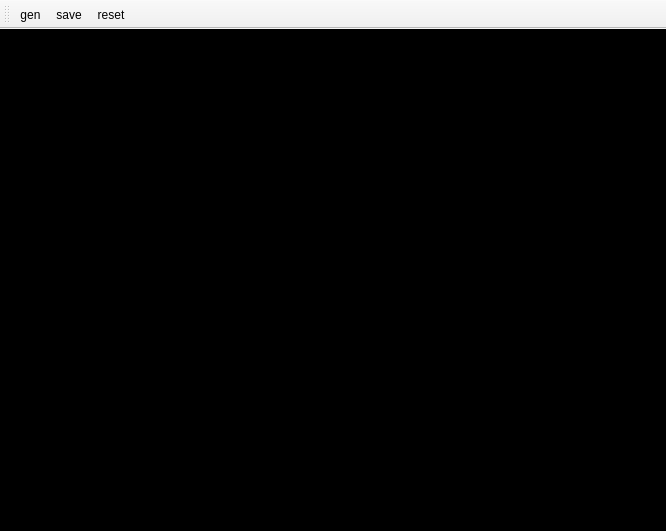
<?xml version="1.0" encoding="UTF-8"?>
<ui version="4.0">
 <class>MainWindow</class>
 <widget class="QMainWindow" name="MainWindow">
  <property name="geometry">
   <rect>
    <x>0</x>
    <y>0</y>
    <width>666</width>
    <height>531</height>
   </rect>
  </property>
  <property name="sizePolicy">
   <sizepolicy hsizetype="Fixed" vsizetype="Fixed">
    <horstretch>0</horstretch>
    <verstretch>0</verstretch>
   </sizepolicy>
  </property>
  <property name="windowTitle">
   <string>DevArtGen 1.0</string>
  </property>
  <widget class="QWidget" name="centralWidget">
   <property name="styleSheet">
    <string notr="true">#centralWidget {
	background-color: black;
}</string>
   </property>
   <layout class="QVBoxLayout" name="verticalLayout">
    <property name="spacing">
     <number>0</number>
    </property>
    <item>
     <spacer name="verticalSpacer">
      <property name="orientation">
       <enum>Qt::Vertical</enum>
      </property>
      <property name="sizeHint" stdset="0">
       <size>
        <width>0</width>
        <height>0</height>
       </size>
      </property>
     </spacer>
    </item>
    <item>
     <layout class="QHBoxLayout" name="horizontalLayout">
      <property name="spacing">
       <number>0</number>
      </property>
      <item>
       <spacer name="horizontalSpacer">
        <property name="orientation">
         <enum>Qt::Horizontal</enum>
        </property>
        <property name="sizeHint" stdset="0">
         <size>
          <width>0</width>
          <height>0</height>
         </size>
        </property>
       </spacer>
      </item>
      <item>
       <widget class="QLabel" name="result">
        <property name="sizePolicy">
         <sizepolicy hsizetype="Minimum" vsizetype="Fixed">
          <horstretch>0</horstretch>
          <verstretch>0</verstretch>
         </sizepolicy>
        </property>
        <property name="minimumSize">
         <size>
          <width>640</width>
          <height>480</height>
         </size>
        </property>
        <property name="maximumSize">
         <size>
          <width>640</width>
          <height>480</height>
         </size>
        </property>
        <property name="acceptDrops">
         <bool>true</bool>
        </property>
        <property name="text">
         <string/>
        </property>
        <property name="alignment">
         <set>Qt::AlignCenter</set>
        </property>
       </widget>
      </item>
      <item>
       <spacer name="horizontalSpacer_2">
        <property name="orientation">
         <enum>Qt::Horizontal</enum>
        </property>
        <property name="sizeHint" stdset="0">
         <size>
          <width>0</width>
          <height>0</height>
         </size>
        </property>
       </spacer>
      </item>
     </layout>
    </item>
    <item>
     <spacer name="verticalSpacer_2">
      <property name="orientation">
       <enum>Qt::Vertical</enum>
      </property>
      <property name="sizeHint" stdset="0">
       <size>
        <width>0</width>
        <height>0</height>
       </size>
      </property>
     </spacer>
    </item>
   </layout>
  </widget>
  <widget class="QToolBar" name="mainToolBar">
   <attribute name="toolBarArea">
    <enum>TopToolBarArea</enum>
   </attribute>
   <attribute name="toolBarBreak">
    <bool>false</bool>
   </attribute>
   <addaction name="actionGen"/>
   <addaction name="actionSave"/>
   <addaction name="actionReset"/>
  </widget>
  <action name="actionGen">
   <property name="text">
    <string>gen</string>
   </property>
  </action>
  <action name="actionSave">
   <property name="text">
    <string>save</string>
   </property>
  </action>
  <action name="actionReset">
   <property name="text">
    <string>reset</string>
   </property>
  </action>
 </widget>
 <layoutdefault spacing="6" margin="11"/>
 <resources/>
 <connections/>
</ui>
